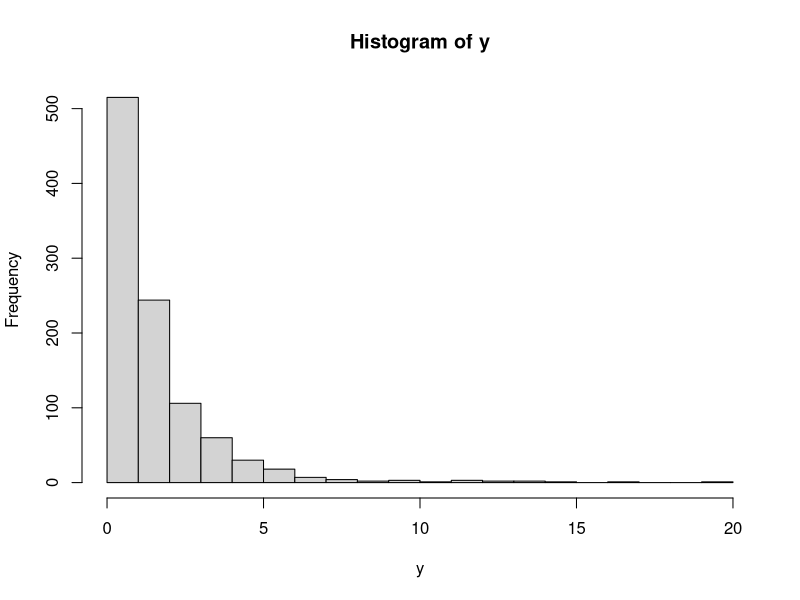
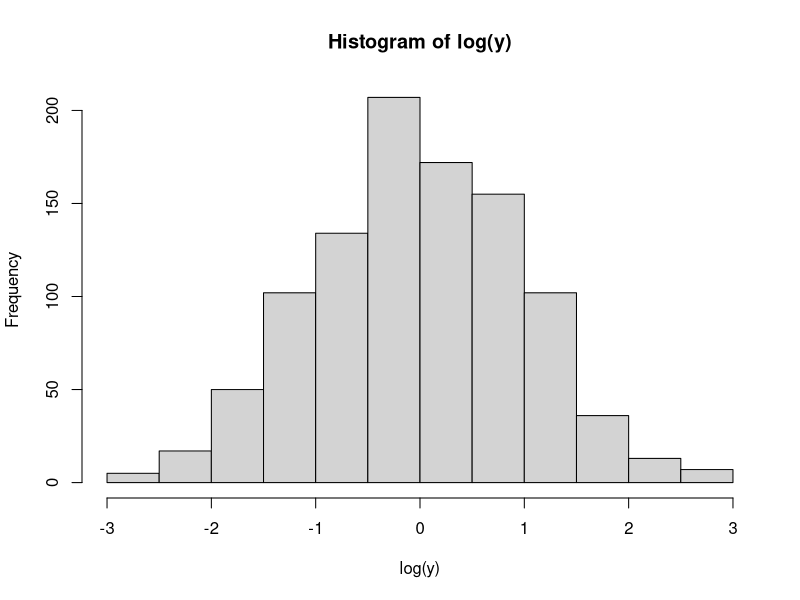
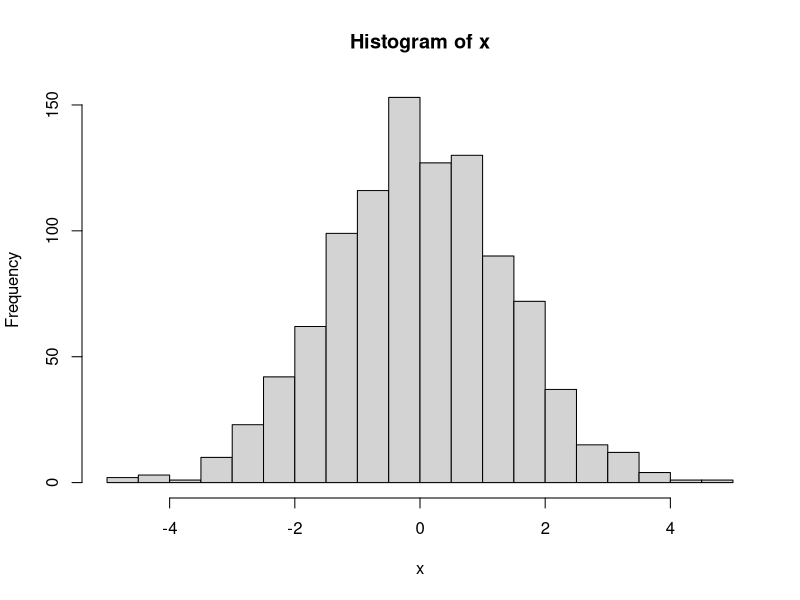
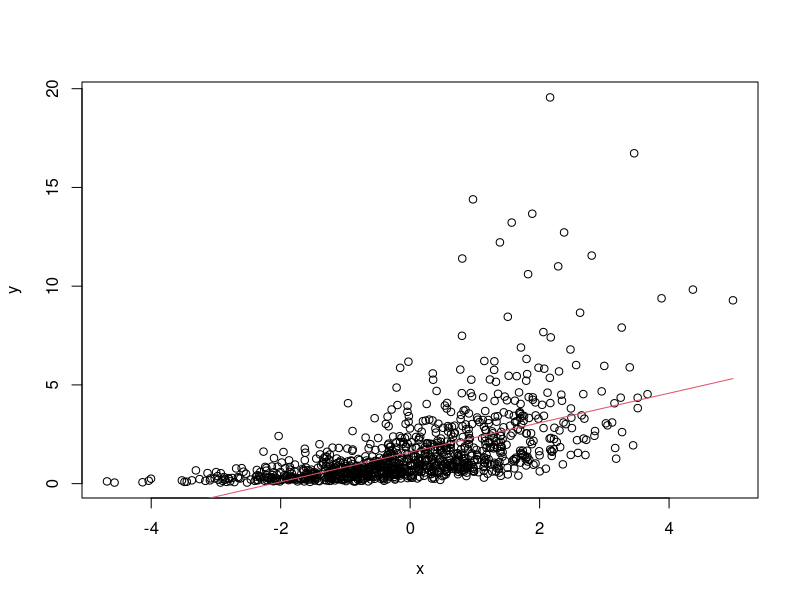
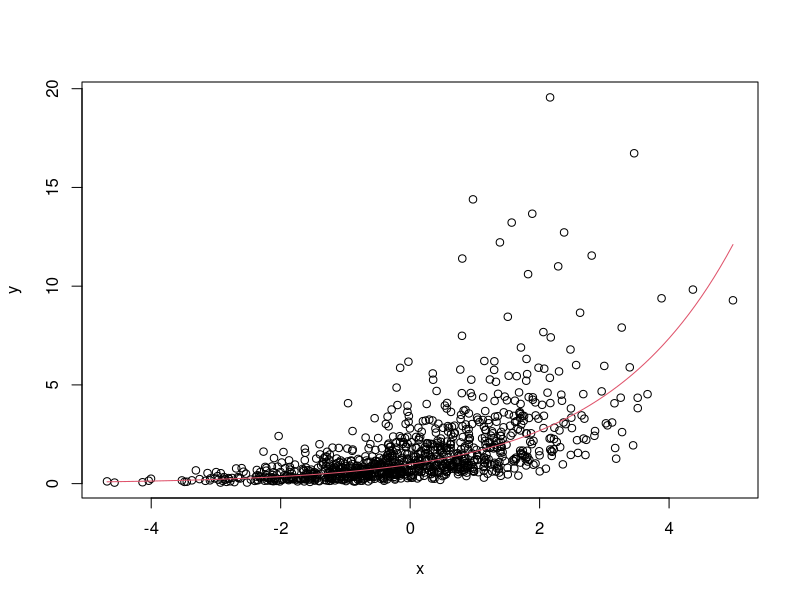
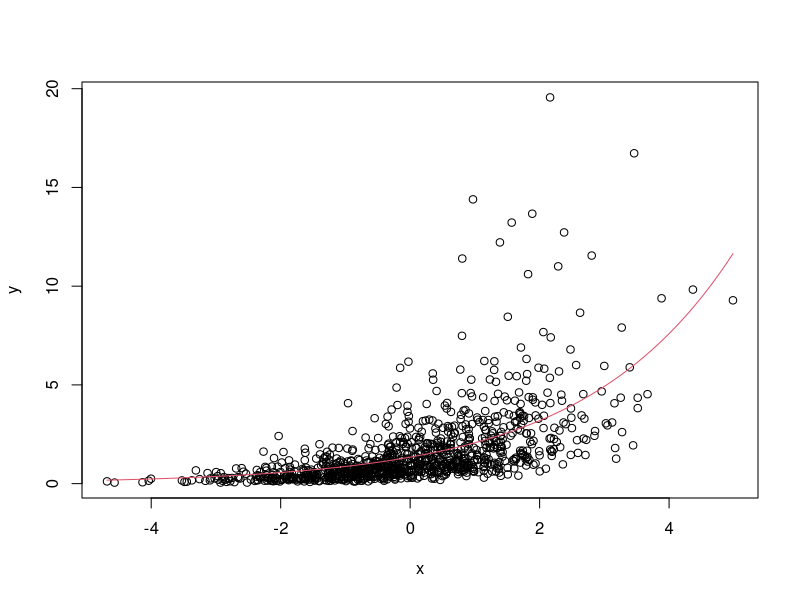
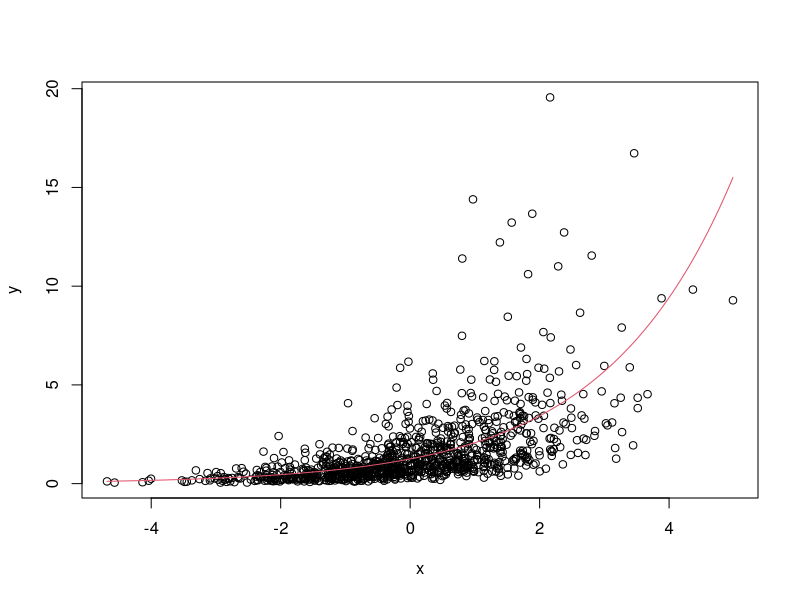
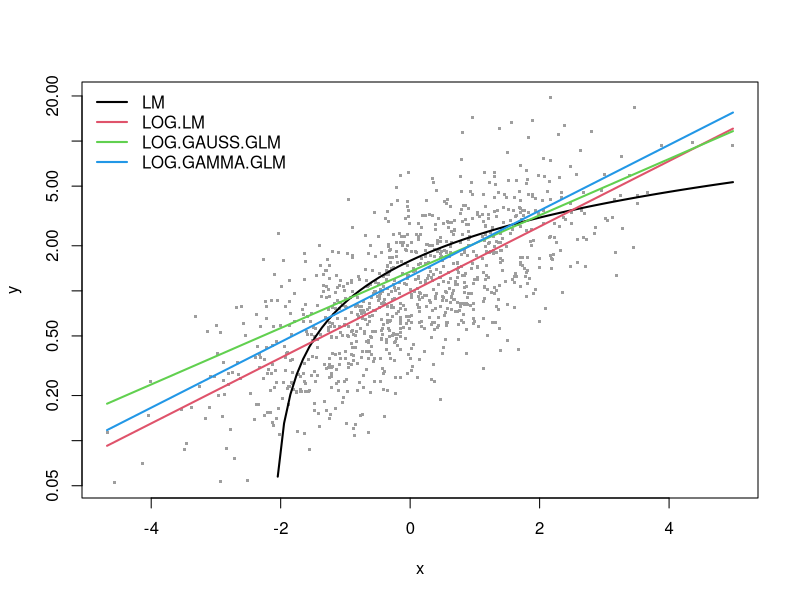

Recreate these plots in R, in order.
### http://stats.stackexchange.com/questions/43930/choosing-between-lm-and-glm-for-a-log-transformed-response-variable

set.seed(1111)
n <- 1000
y <- rnorm(n, mean=0, sd=1)
y <- exp(y)
hist(y, n=20)
hist(log(y), n=20)

x <- log(y) - rnorm(n, mean=0, sd=1)
hist(x, n=20)

df  <- data.frame(y=y, x=x)
df2 <- data.frame(x=seq(from=min(df$x), to=max(df$x),,100))


#models
mod.name <- "LM"
assign(mod.name, lm(y ~ x, df))
summary(get(mod.name))
plot(y ~ x, df)
lines(predict(get(mod.name), newdata=df2) ~ df2$x, col=2)

mod.name <- "LOG.LM"
assign(mod.name, lm(log(y) ~ x, df))
summary(get(mod.name))
plot(y ~ x, df)
lines(exp(predict(get(mod.name), newdata=df2)) ~ df2$x, col=2)

mod.name <- "LOG.GAUSS.GLM"
assign(mod.name, glm(y ~ x, df, family=gaussian(link="log")))
summary(get(mod.name))
plot(y ~ x, df)
lines(predict(get(mod.name), newdata=df2, type="response") ~ df2$x, col=2)

mod.name <- "LOG.GAMMA.GLM"
assign(mod.name, glm(y ~ x, df, family=Gamma(link="log")))
summary(get(mod.name))
plot(y ~ x, df)
lines(predict(get(mod.name), newdata=df2, type="response") ~ df2$x, col=2)

#Results
model.names <- list("LM", "LOG.LM", "LOG.GAUSS.GLM", "LOG.GAMMA.GLM")

plot(y ~ x, df, log="y", pch=".", cex=3, col=8)
lines(predict(LM, newdata=df2) ~ df2$x, col=1, lwd=2)
lines(exp(predict(LOG.LM, newdata=df2)) ~ df2$x, col=2, lwd=2)
lines(predict(LOG.GAUSS.GLM, newdata=df2, type="response") ~ df2$x, col=3, lwd=2)
lines(predict(LOG.GAMMA.GLM, newdata=df2, type="response") ~ df2$x, col=4, lwd=2)
legend("topleft", legend=model.names, col=1:4, lwd=2, bty="n") 

res.AIC <- as.matrix(
    data.frame(
        LM=AIC(LM),
        LOG.LM=AIC(LOG.LM),
        LOG.GAUSS.GLM=AIC(LOG.GAUSS.GLM),
        LOG.GAMMA.GLM=AIC(LOG.GAMMA.GLM)
    )
)

res.SS <- as.matrix(
    data.frame(
        LM=sum((predict(LM)-y)^2),
        LOG.LM=sum((exp(predict(LOG.LM))-y)^2),
        LOG.GAUSS.GLM=sum((predict(LOG.GAUSS.GLM, type="response")-y)^2),
        LOG.GAMMA.GLM=sum((predict(LOG.GAMMA.GLM, type="response")-y)^2)
    )
)

res.RMS <- as.matrix(
    data.frame(
        LM=sqrt(mean((predict(LM)-y)^2)),
        LOG.LM=sqrt(mean((exp(predict(LOG.LM))-y)^2)),
        LOG.GAUSS.GLM=sqrt(mean((predict(LOG.GAUSS.GLM, type="response")-y)^2)),
        LOG.GAMMA.GLM=sqrt(mean((predict(LOG.GAMMA.GLM, type="response")-y)^2))
    )
)

png("stats.png", height=7, width=10, units="in", res=300)
#x11(height=7, width=10)
par(mar=c(10,5,2,1), mfcol=c(1,3), cex=1, ps=12)
barplot(res.AIC, main="AIC", las=2)
barplot(res.SS, main="SS", las=2)
barplot(res.RMS, main="RMS", las=2)
dev.off()
